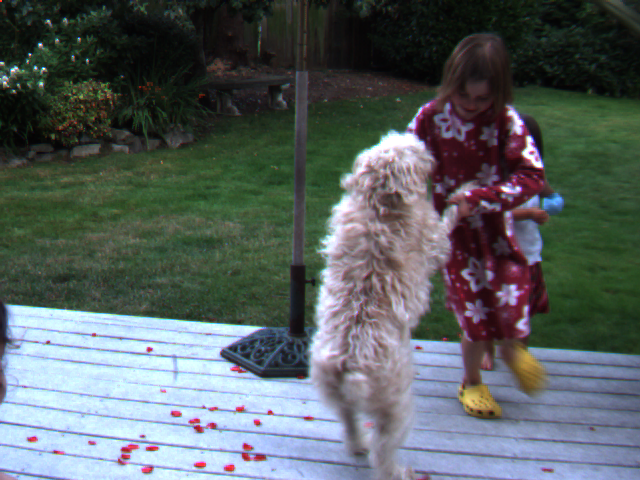
#> input picture computer_vision/ps5_python/DataSeq2/0.png, 640 x 480 px, found by its file name
$ jupyter execute cv_basics.ipynb
#> lines starting #> are read from the running program, lines starting #| are printed output that depends on the picture
[cell 1]
from pathlib import Path
from typing import Tuple

import cv2 as cv
import numpy as np
import matplotlib.pyplot as plt
from scipy import ndimage, signal

from tqdm import tqdm
import math

# np.set_printoptions(precision=4)

[cell 2]
input_dir = Path('ps5_python/Juggle')
shift_0 = cv.imread(str(input_dir / '0.png'))
#> shift_0 is the input picture: shape (480, 640, 3); mean B, G, R 97.7, 97, 88.8
img = cv.cvtColor(shift_0, cv.COLOR_BGR2RGB)
plt.imshow(img)

[cell 3]
def show_channels(img):
    img_R = img[:,:,0]
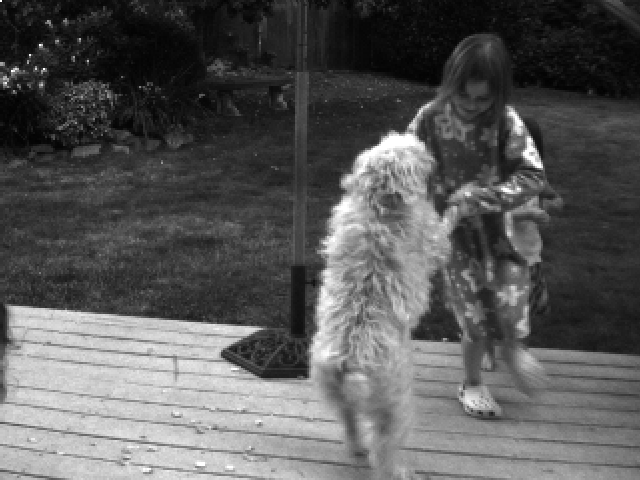
#> img_R: shape (480, 640); min 2, max 255, mean 88.8
    img_G = img[:,:,1]
    img_B = img[:,:,2]
    plt.figure(figsize=(15,10))
    plt.subplot(131)
    plt.title("Red channel")
    plt.imshow(img_R, cmap="gray")

    plt.subplot(132)
    plt.title("Green channel")
    plt.imshow(img_G, cmap="gray")

    plt.subplot(133)
    plt.title("Blue channel")
    plt.imshow(img_B, cmap="gray")

    plt.show()

[cell 4]
show_channels(img)
show_channels(cv.cvtColor(img, cv.COLOR_RGB2HSV))
#> in show_channels (call 2), `img_R = img[:,:,0]`:
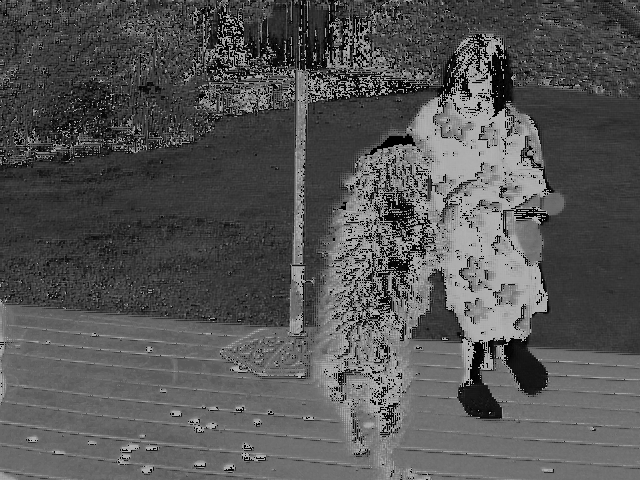
#> img_R: shape (480, 640); min 0, max 179, mean 85
#> in show_channels (call 2), `img_G = img[:,:,1]`:
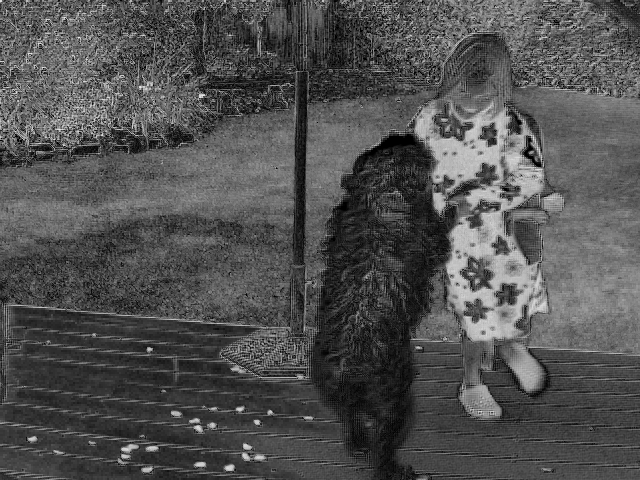
#> img_G: shape (480, 640); min 0, max 235, mean 81.3
show_channels(cv.cvtColor(img, cv.COLOR_RGB2LAB))
#> in show_channels (call 3), `img_B = img[:,:,2]`:
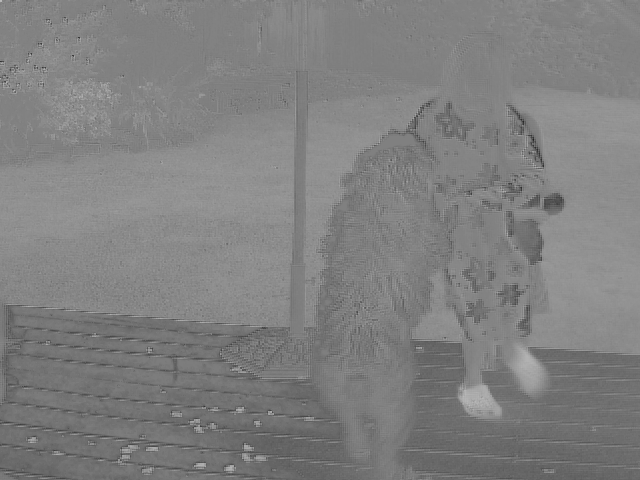
#> img_B: shape (480, 640); min 32, max 189, mean 127.8
show_channels(cv.cvtColor(img, cv.COLOR_RGB2YCrCb))
#> in show_channels (call 4), `img_B = img[:,:,2]`:
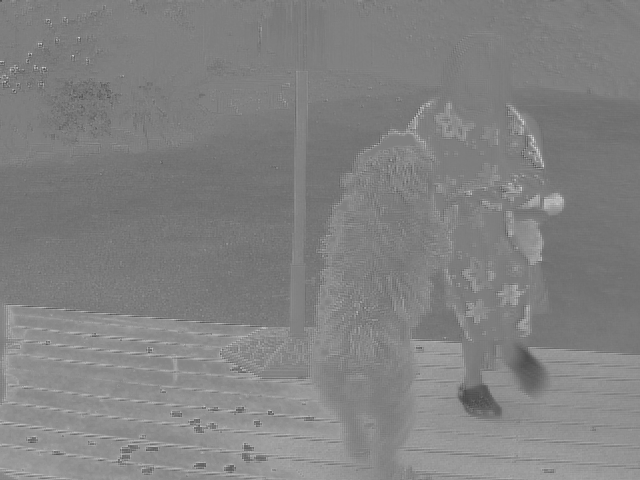
#> img_B: shape (480, 640); min 67, max 230, mean 129.7

[cell 5]
def show_channels_blurred(img, ksize=3, sigma=3):
#> called with ksize = 3, sigma = 3
    img_R = img[:,:,0]
    img_G = img[:,:,1]
    img_B = img[:,:,2]

    img_R = cv.GaussianBlur(img, (ksize, ksize), sigma)
#> img_R: shape (480, 640, 3)
    img_G = cv.GaussianBlur(img, (ksize, ksize), sigma)
    img_B = cv.GaussianBlur(img, (ksize, ksize), sigma)
    plt.figure(figsize=(15,10))
    plt.subplot(131)
    plt.title("Red channel")
    plt.imshow(img_R, cmap="gray")

    plt.subplot(132)
    plt.title("Green channel")
    plt.imshow(img_G, cmap="gray")

    plt.subplot(133)
    plt.title("Blue channel")
    plt.imshow(img_B, cmap="gray")

    plt.show()

[cell 6]
show_channels_blurred(img)
show_channels_blurred(cv.cvtColor(img, cv.COLOR_RGB2HSV))
#> in show_channels_blurred (call 2), `img_R = cv.GaussianBlur(img, (ksize, ksize), sigma)`: img_R: shape (480, 640, 3); mean H, S, V 85, 81.2, 111.4
#> in show_channels_blurred (call 2), `img_R = cv.GaussianBlur(img, (ksize, ksize), sigma)`: img: shape (480, 640, 3); mean H, S, V 85, 81.3, 111.4

[cell 7]
input_dir = Path('./satellite_img.png')
shift_0 = cv.imread(str(input_dir))
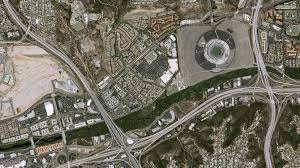
#> input picture computer_vision/satellite_img.png, 300 x 168 px
#> shift_0 is the input picture: shape (168, 300, 3); mean B, G, R 98.3, 111.4, 115
img = cv.cvtColor(shift_0, cv.COLOR_BGR2LAB)
#> img: shape (168, 300, 3); mean of channels 0, 1, 2 118.2, 126.9, 136
img_equalized = cv.equalizeHist(img[:,:,0])
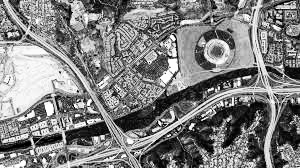
#> img_equalized: shape (168, 300); min 0, max 255, mean 128.2
img_clahe = cv.createCLAHE(clipLimit=3.0, tileGridSize=(15,15)).apply(img[:,:,0])
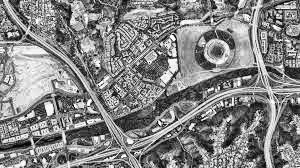
#> img_clahe: shape (168, 300); min 1, max 255, mean 132.3

plt.figure(figsize=(15,15))
plt.subplot(131)
plt.title("luminance")
plt.imshow(img[:,:,0], cmap="gray")
plt.subplot(132)
plt.title("luminance equalized")
plt.imshow(img_equalized, cmap="gray")
plt.subplot(133)
plt.title("luminance clahe")
plt.imshow(img_clahe, cmap="gray")
plt.show()
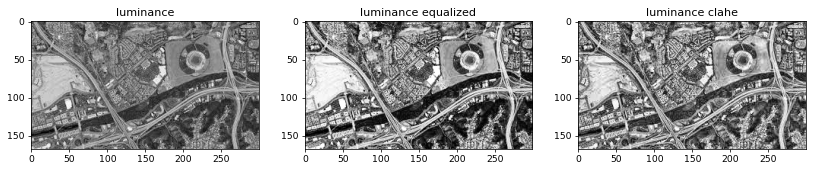
#> figure drawn by matplotlib, 3 panels

[cell 8]
def show_histogram(img, num_bins=20):
    l = img
    counts, bins = np.histogram(l, bins=num_bins, range=(0,255))
    plt.stairs(counts, bins)
    cdf = np.cumsum(counts)
    # plt.plot(bins[:-1], cdf, color='blue')
    plt.show()

def my_equalize(img, num_bins=20):
#> called with num_bins = 20
    counts, bins = np.histogram(img, bins=num_bins, range=(0,255))
#> counts = 20 values, max 5386 at index 10, min 94 at index 19, mean 2520; bins = 21 values from 0 to 255
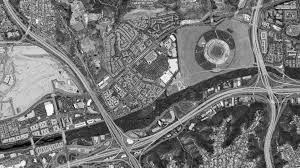
#> img: shape (168, 300); min 1, max 255, mean 118.2
    cfd = np.cumsum(counts)
#> cfd = 20 values from 117 to 50400
    bin_edges = np.linspace(0, 255, num_bins)
    # np.digitize returns the indices of the bins to which each value in the input array belongs
    binned_image = np.digitize(img, bins=bin_edges) - 1  # Subtract 1 to get zero-indexed bins
    new_img = np.zeros_like(binned_image, np.uint8)
    for i in range(binned_image.shape[0]):
        for j in range(binned_image.shape[1]):
            bin_index = binned_image[i,j]
            new_img[i,j] = ((cfd[bin_index] - min(cfd))/ (img.shape[0] * img.shape[1] - min(cfd)) * 255)

    return new_img
# show_histogram(img[:,:,0])
# show_histogram(cv.equalizeHist(img[:,:,0]))
# show_histogram(my_equalize(img[:,:,0]))

plt.figure(figsize=(15,10))
plt.subplot(221)
plt.title("original image")
plt.imshow(img[:,:,0], cmap="gray")
plt.subplot(223)
plt.title("HE image")
plt.imshow(cv.equalizeHist(img[:,:,0]), cmap="gray")
plt.subplot(224)
plt.title("my HE image")
plt.imshow(my_equalize(img[:,:,0]), cmap="gray")
plt.show()
